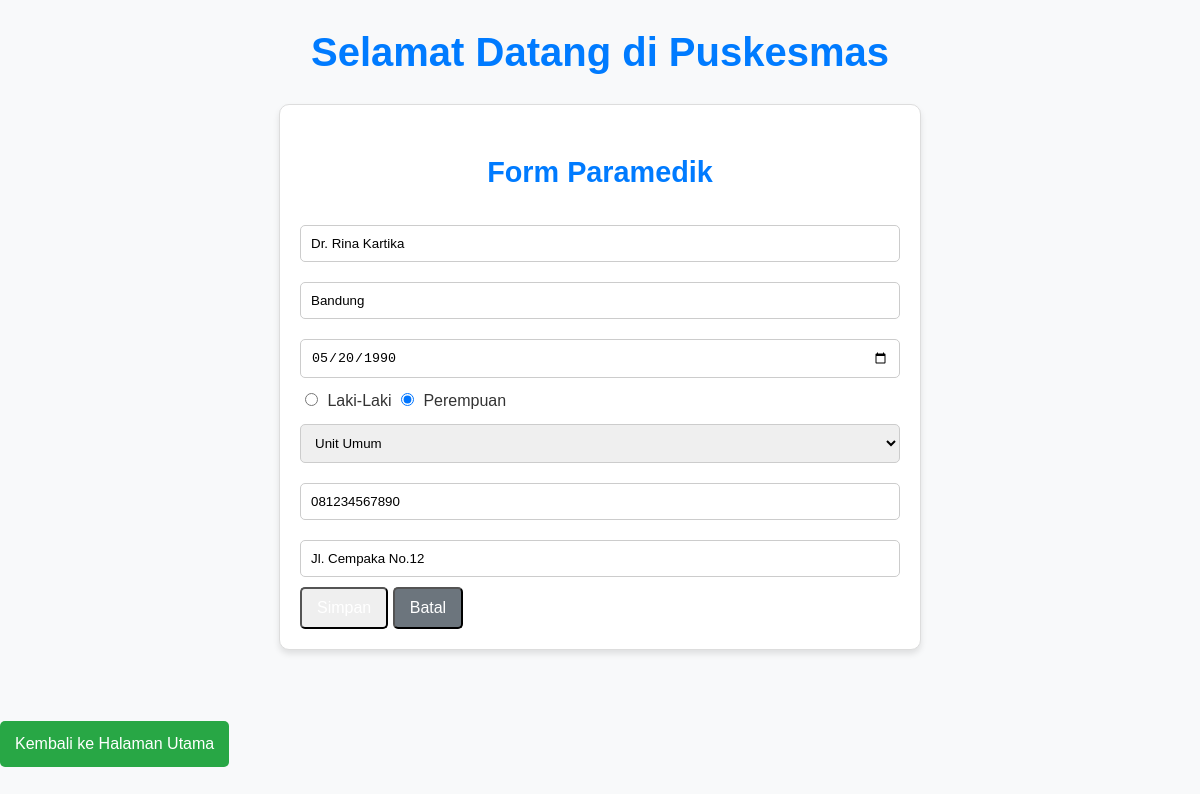
Page /index.php?hal=tambah-paramedik&id=1 on the committed database.
### tables this page shows
CREATE TABLE `paramedik` (
  `id` int(11) NOT NULL,
  `nama` varchar(45) NOT NULL,
  `gender` char(1) NOT NULL,
  `tmp_lahir` varchar(30) NOT NULL,
  `tgl_lahir` date NOT NULL,
  `kategori` enum('Dokter Gigi','Dokter Umum','Dokter Ibu & Anak') NOT NULL,
  `telepon` varchar(20) NOT NULL,
  `alamat` varchar(100) NOT NULL,
  `unit_kerja_id` int(11) NOT NULL
);

### paramedik/form_paramedik.php (the view, shortened to what this page needs)
<?php
    require_once 'dbkoneksi.php';
    if (isset($_GET['id'])) {
        $_idx = $_GET['id'];
        $sql = "SELECT paramedik.*, unit_kerja.nama AS unit_kerja FROM paramedik
        JOIN unit_kerja ON paramedik.unit_kerja_id = unit_kerja.id WHERE paramedik.id = ?";
        $stmt = $dbh->prepare($sql);
        $stmt->execute([$_idx]);
        $row = $stmt->fetch();
        $tombol = "Update";
    } else {
        $tombol = "Submit";
    }
    $sql = "SELECT * FROM unit_kerja";
    $unit_kerja = $dbh->query($sql);
?>
    <form class="form-pasien" action="paramedik/proses_paramedik.php" method="post">
        <h2 class="form-title">Form Paramedik</h2>
        <input class="input" type="text" name="nama" placeholder="Nama Paramedik" value="<?= isset($row) ? $row['nama'] : ''; ?>" required>
        <input class="input" type="text" name="tmp_lahir" placeholder="Tempat Lahir" value="<?= isset($row) ? $row['tmp_lahir'] : ''; ?>" required>
        <input class="input" type="date" name="tgl_lahir" placeholder="Tanggal Lahir" value="<?= isset($row) ? $row['tgl_lahir'] : ''; ?>" required>
        <input class="input-radio" type="radio" name="gender" value="L" <?= isset($row) && $row['gender'] == 'L' ? 'checked' : ''; ?> required> Laki-Laki
        <input class="input-radio" type="radio" name="gender" value="P" <?= isset($row) && $row['gender'] == 'P' ? 'checked' : ''; ?> required> Perempuan
        <select class="input" name="unit_kerja">
            <?php
                foreach ($unit_kerja as $unit) {
                    echo "<option value='{$unit['id']}'";
                    if(isset($row) && $row['unit_kerja'] == $unit['nama']) echo " selected";
                    echo ">{$unit['nama']}</option>";
                }
            ?>
        </select>
        <input class="input" type="text" name="telepon" placeholder="Telepon" value="<?= isset($row) ? $row['telepon'] : ''; ?>" required>
        <input class="input" type="text" name="alamat" placeholder="Alamat" value="<?= isset($row) ? $row['alamat'] : ''; ?>" required>
        <button class="btn btn-save" type="submit" name="proses" value="<?= $tombol ?>">Simpan</button>
        <a href="index.php?hal=data-pasien">
            <button class="btn btn-cancel" type="button">Batal</button>
        </a>
    </form>

### index.php (style rules this page uses)
a { text-decoration: none; }
.btn { display: inline-block; padding: 10px 15px; font-size: 1rem; border-radius: 5px; color: #fff; text-align: center; cursor: pointer; transition: background-color 0.3s ease; }
.btn-cancel { background-color: #6c757d; }
.form-pasien { max-width: 600px; margin: 20px auto; padding: 20px; border: 1px solid #ddd; border-radius: 10px; background-color: #fff; box-shadow: 0 4px 6px rgba(0, 0, 0, 0.1); }
.form-title { text-align: center; font-size: 1.8rem; margin-bottom: 20px; color: #007bff; }
.input { width: 100%; padding: 10px; margin: 10px 0; border: 1px solid #ccc; border-radius: 5px; box-sizing: border-box; }
.input-radio { margin-right: 5px; }

### rows in the picture
paramedik: nama "Dr. Rina Kartika", tmp_lahir "Bandung", tgl_lahir "05/20/1990", gender "☑", telepon "081234567890", alamat "Jl. Cempaka No.12"

### other values in the picture
form field unit_kerja "Unit Umum"
